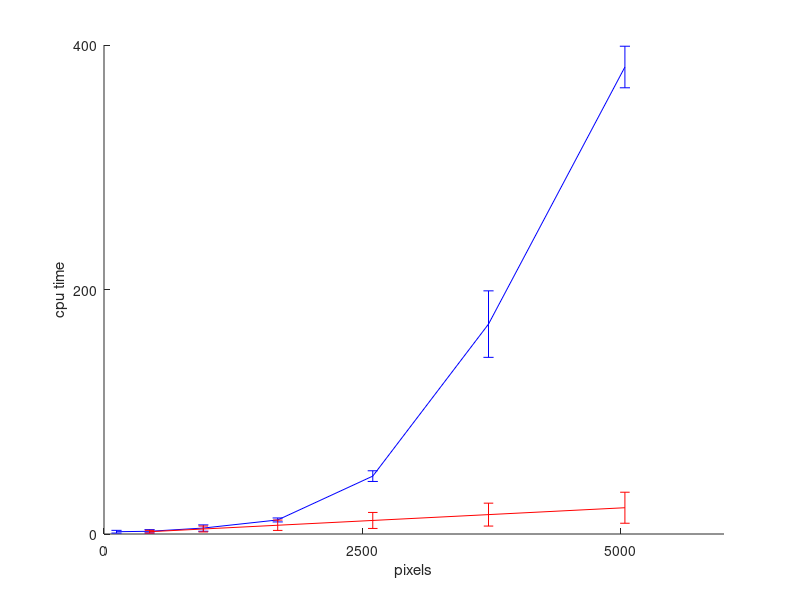
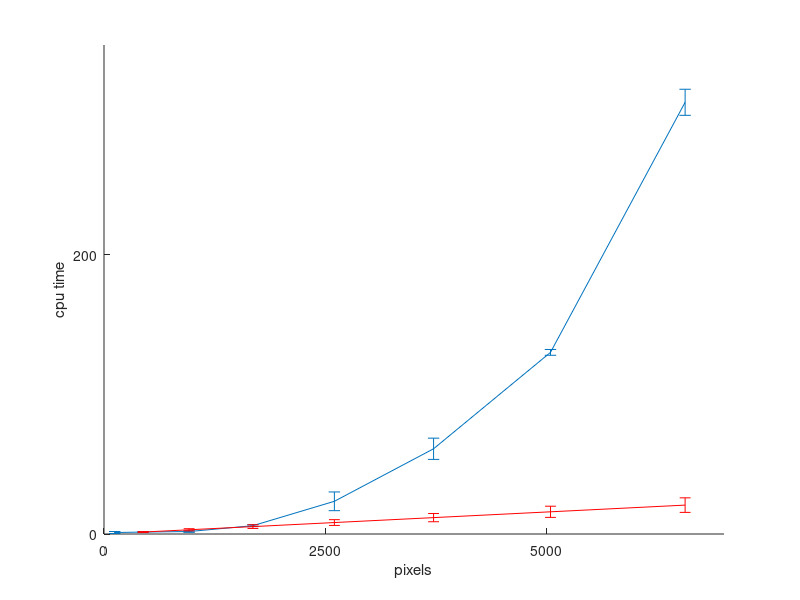

Write the MATLAB code that produced these figures, in order.
%% this is the script used in the keyboard of b1 to identify computation time
% currentx=128;
% currenty=128;
% xrad = 5;
% yrad = 5;
% tic
% FindCells;
% toc


%%

cpuavgtime1 = [1.88 2.22 4.86 11.50 47.35 171.7 382];
cpustdtime1 = [1.11 1.35 2.59 1.62 4.37 27.2 17];
px1 = (2*[5 10 15 20 25 30 35]+1).^2;
cpuavgtime2 = [1.06 1.39 1.77 5.95 23.4 61.0 130 309];
cpustdtime2 = [0.72 0.35 0.58 0.68 6.7 7.6 2.08 9.33];
px2 = (2*[5 10 15 20 25 30 35 40]+1).^2;


cpumultiple1 = px1(2:end)/px1(2);
cpumultiple2 = px2(2:end)/px1(2);
expavgtime1 = cpuavgtime1(1)*cpumultiple1;
expavgtime2 = cpuavgtime2(2)*cpumultiple2;
expstdtime1 = cpustdtime1(1)*cpumultiple1;
expstdtime2 = cpustdtime2(2)*cpumultiple2;



figure;
errorbar(px1,cpuavgtime1,cpustdtime1,'b')
hold on
errorbar(px1(2:end),expavgtime1,expstdtime1,'r');
hold off
xlabel('pixels')
ylabel('cpu time')
set(gca,'XTick',[0 2500 5000 7500],'YTick',[0 200 400])
set(gcf,'Units','centimeters','Position',[5 5 8 6])
box off

figure;
errorbar(px2,cpuavgtime2,cpustdtime2)
hold on
errorbar(px2(2:end),expavgtime2,expstdtime2,'r');
hold off
xlabel('pixels')
ylabel('cpu time')
set(gca,'XTick',[0 2500 5000 7500],'YTick',[0 200 400])
set(gcf,'Units','centimeters','Position',[5 5 8 6])
box off